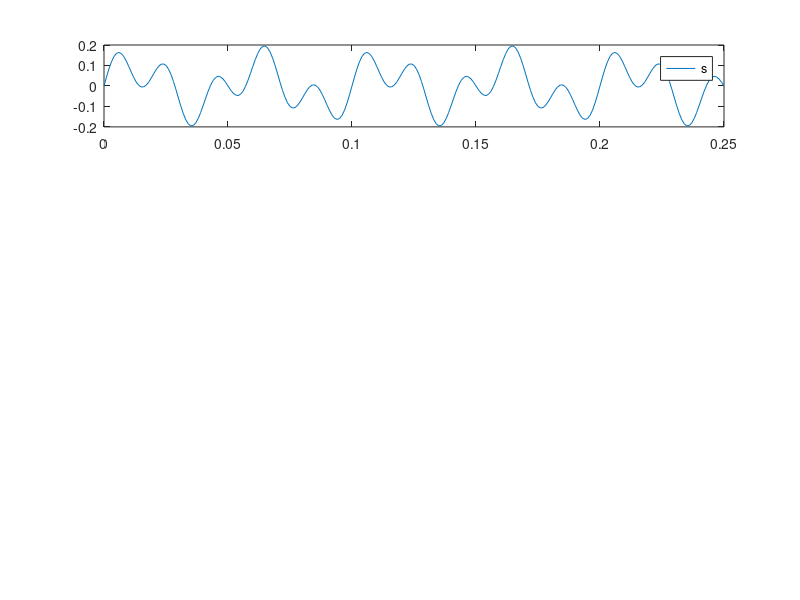

The MATLAB script that drew this image: (Note: this script raises an error after producing the figure.)
amp = 0.1;
sr = 1000;
step = 1/sr;
t = (0:step:0.25);

freq1 = 20;
freq2 = 50;
freq3 = 60;

s1 = amp*sin(2*pi*freq1*t);
s2 = amp*sin(2*pi*freq2*t);
s3 = amp*sin(2*pi*freq3*t);

%% Фильтр Баттерворта, s1 + s2
s = s1 + s2;

subplot(4, 1, 1)
plot(t, s);
legend("s");

n = 4;
[z, p, k] = buttap(n);      
[b, a] = zp2tf(z, p, k);

w0 = 0.1;
[b1, a1] = lp2lp(b, a, w0);               
f = abs(filter(b1, a1, t));
sf = s1.*f + s2;

subplot(4, 1, 2);
plot(t, sf);
legend("Результат фильтрации");

N_s = length(s);
ft = fft(s);
frequencies = (0:N_s-1)*(sr/N_s);
subplot(4, 1, 3)
plot(frequencies(1:31), ft(1:31))
legend("Спектр исходного сигнала");

N_sf = length(sf);
ftf = fft(sf);
frequencies = (0:N_sf-1)*(sr/N_sf);
subplot(4, 1, 4)
plot(frequencies(1:31), ftf(1:31))
legend("Спектр отфильтрованного сигнала");


%% Фильтр Чебышева 1 рода, s1 + s2
s = s1 + s2;

subplot(4, 1, 1);
plot(t, s);
legend("s");

n = 4;
Rp = 0.1;
[z, p, k] = cheb1ap(n, Rp);
[b, a] = zp2tf(z, p, k);
w0 = 0.1;
[b1, a1] = lp2lp(b, a, w0);
             
f = abs(filter(b1, a1, t));
sf = s1.*f + s2;
subplot(4, 1, 2);
plot(t, sf);
legend("Результат фильтрации");

N_s = length(s);
ft = fft(s);
frequencies = (0:N_s-1)*(sr/N_s);
subplot(4, 1, 3)
plot(frequencies(1:31), ft(1:31))
legend("Спектр исходного сигнала");

N_sf = length(sf);
ftf = fft(sf);
frequencies = (0:N_sf-1)*(sr/N_sf);
subplot(4, 1, 4)
plot(frequencies(1:31), ftf(1:31))
legend("Спектр отфильтрованного сигнала");

%% Фильтр Чебышева 2 рода, s1 + s2
s = s1 + s2;

subplot(4, 1, 1);
plot(t, s);
legend("s");

n = 4;
Rs = 45;
w0 = 0.2;
[z, p, k] = cheb2ap(n, Rs);
[b, a] = zp2tf(z, p, k);

[b1, a1] = lp2hp(b, a, w0);
f = abs(filter(b1, a1, t));
sf = s1 + s2.*f;
subplot(4, 1, 2)
plot(t, sf);
legend("Результат фильтрации");

N_s = length(s);
ft = fft(s);
frequencies = (0:N_s-1)*(sr/N_s);
subplot(4, 1, 3)
plot(frequencies(1:31), ft(1:31))
legend("Спектр исходного сигнала");

N_sf = length(sf);
ftf = fft(sf);
frequencies = (0:N_sf-1)*(sr/N_sf);
subplot(4, 1, 4)
plot(frequencies(1:31), ftf(1:31))
legend("Спектр отфильтрованного сигнала");

%% Эллиптический фильтр, s1 + s2
s = s1 + s2;

subplot(4, 1, 1);
plot(t, s);
legend("s");

n = 4;
Rp = 0.1;
Rs = 45;
w1 = 0.05;
w2 = 0.15;
[z, p, k] = ellipap(n, Rp, Rs);
[b, a] = zp2tf(z, p, k);

w0 = sqrt(w1 * w2);
Bw = w2 - w1;
[b1, a1] = lp2bp(b, a, w0, Bw);
f = abs(filter(b1, a1, t));
sf = s1 + s2.*f;
subplot(4, 1, 2)
plot(t, sf);
legend("Результат фильтрации");

N_s = length(s);
ft = fft(s);
frequencies = (0:N_s-1)*(sr/N_s);
subplot(4, 1, 3)
plot(frequencies(1:31), ft(1:31))
legend("Спектр исходного сигнала");

N_sf = length(sf);
ftf = fft(sf);
frequencies = (0:N_sf-1)*(sr/N_sf);
subplot(4, 1, 4)
plot(frequencies(1:31), ftf(1:31))
legend("Спектр отфильтрованного сигнала");

%% Фильтр Баттерворта, s1 + s2 + s3
s = s1 + s2 + s3;

subplot(4, 1, 1);
plot(t, s);
legend("s");

n = 4;
[z, p, k] = buttap(n);
[b, a] = zp2tf(z, p, k);

w0 = 0.15;
[b1, a1] = lp2hp(b, a, w0);    
f = abs(filter(b1, a1, t));
sf = s1 + s2.*f + s3.*f;
subplot(4, 1, 2)
plot(t, sf);
legend("Результат фильтрации");

N_s = length(s);
ft = fft(s);
frequencies = (0:N_s-1)*(sr/N_s);
subplot(4, 1, 3)
plot(frequencies(1:31), ft(1:31))
legend("Спектр исходного сигнала");

N_sf = length(sf);
ftf = fft(sf);
frequencies = (0:N_sf-1)*(sr/N_sf);
subplot(4, 1, 4)
plot(frequencies(1:31), ftf(1:31))
legend("Спектр отфильтрованного сигнала");

%% Фильтр Чебышева 1 рода, s1 + s2 + s3
s = s1 + s2 + s3;

subplot(4, 1, 1);
plot(t, s);
legend("s");

n = 4;
Rp = 0.1;
[z, p, k] = cheb1ap(n, Rp);     
[b, a] = zp2tf(z, p, k);

w1 = 0.05;
w2 = 0.15;
w0 = sqrt(w1 * w2);
Bw = w2 - w1;
[b1, a1] = lp2bp(b, a, w0, Bw);    
f = abs(filter(b1, a1, t));
sf = s1 + s2.*f + s3.*f;
subplot(4, 1, 2)
plot(t, sf);
legend("Результат фильтрации");

N_s = length(s);
ft = fft(s);
frequencies = (0:N_s-1)*(sr/N_s);
subplot(4, 1, 3)
plot(frequencies(1:31), ft(1:31))
legend("Спектр исходного сигнала");

N_sf = length(sf);
ftf = fft(sf);
frequencies = (0:N_sf-1)*(sr/N_sf);
subplot(4, 1, 4)
plot(frequencies(1:31), ftf(1:31))
legend("Спектр отфильтрованного сигнала");

%% Фильтр Чебышева 2 рода, s1 + s2 + s3
s = s1 + s2 + s3;

subplot(4, 1, 1);
plot(t, s);
legend("s");

n = 4;
Rs = 45;
[z, p, k] = cheb2ap(n, Rs);
[b, a] = zp2tf(z, p, k);

w1 = 0.05;
w2 = 0.1;
w0 = 2 * pi * sqrt(w1 * w2);
Bw = 2 * pi * (w2 - w1);
[b2, a2] = lp2bs(b, a, w0, Bw);   
f = abs(filter(b1, a1, t));
sf = s1.*f + s2.*f + s3;
subplot(4, 1, 2)
plot(t, sf);
legend("Результат фильтрации");

N_s = length(s);
ft = fft(s);
frequencies = (0:N_s-1)*(sr/N_s);
subplot(4, 1, 3)
plot(frequencies(1:31), ft(1:31))
legend("Спектр исходного сигнала");

N_sf = length(sf);
ftf = fft(sf);
frequencies = (0:N_sf-1)*(sr/N_sf);
subplot(4, 1, 4)
plot(frequencies(1:31), ftf(1:31))
legend("Спектр отфильтрованного сигнала");

%% Эллиптический фильтр, s1 + s2 + s3
s = s1 + s2 + s3;

subplot(4, 1, 1);
plot(t, s);
legend("s");

n = 4;
Rp = 0.1;
Rs = 45;
w0 = 0.05;
[z, p, k] = ellipap(n, Rp, Rs);
[b, a] = zp2tf(z, p, k);

[b1, a1] = lp2lp(b, a, w0);      
f = abs(filter(b1, a1, t));
sf = s1.*f + s2 + s3;
subplot(4, 1, 2)
plot(t, sf);
legend("Результат фильтрации");

N_s = length(s);
ft = fft(s);
frequencies = (0:N_s-1)*(sr/N_s);
subplot(4, 1, 3)
plot(frequencies(1:31), ft(1:31))
legend("Спектр исходного сигнала");

N_sf = length(sf);
ftf = fft(sf);
frequencies = (0:N_sf-1)*(sr/N_sf);
subplot(4, 1, 4)
plot(frequencies(1:31), ftf(1:31))
legend("Спектр отфильтрованного сигнала");